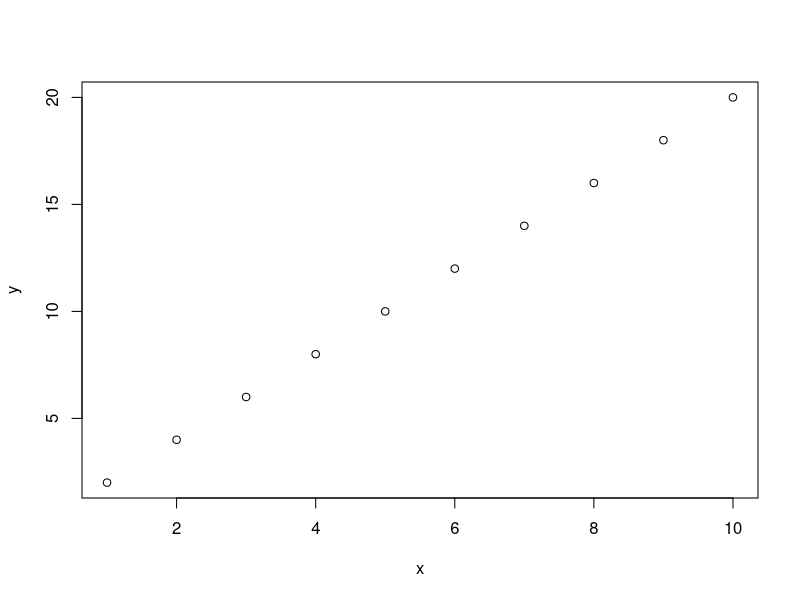
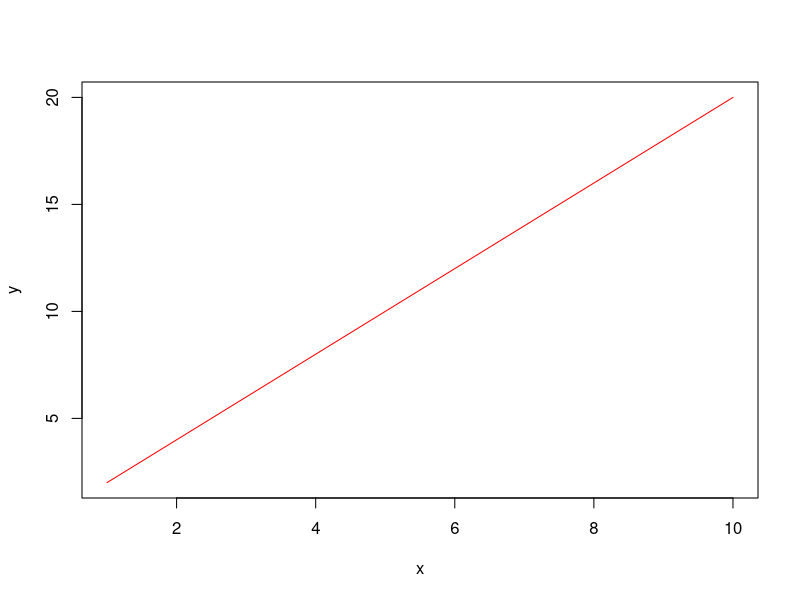

Recreate these plots in R, in order.
## ---- chunk 1

x <- c(1,2,3,4,5) # Create an array of numbers to sum
sum_x <- sum(x) # Sum the numbers contained in 'x', and save the result as a new variable 'sum_x'

## ---- chunk 2
function_name <- function(arg1, arg2){
        # function body, e.g. 
        print(paste(arg1, arg2))
}

## ---- chunk 3

add_two <- function(x){ # On this line we've named our function 'add_two', and have included 'x' as an input variable (a function argument)
  
  # This function takes the argument 'x', and adds 2 to it
  result <- x + 2
  return(result) # The output of the function
  
}

## ---- chunk 4

add_two(3) # Calling the function by itself prints the result to the console
result <- add_two(3) # Alternatively the result can be saved as a new variable

## ---- chunk 5

add_two <- function(x){
  
  result <- x + 2
  
}

result <- add_two(3)

## ---- chunk 6

sum_squares <- function(x, y){
  
  result <- x^2 + y^2
  return(result)
  
}

z <- sum_squares(3, 5)

## ---- chunk 7

sum_squares(x=3, y=5)
sum_squares(y=5, x=3)

## ---- chunk 8

mod_x <- function(x){
  
  if(x < 0){
    return(-x)
  }
  else{
    return(x)
  }
  
}

x <- -5
mod_x(x)

## ---- chunk 9

odd_or_even <- function(x){
  
  if((x %% 2) == 0){
    print("The number is even.")
  }
  else if((x %% 2) == 1) {
    print("The number is odd.")
  }

}

odd_or_even(x=4)

## ---- chunk 10

# odd_or_even(x=1.5)
# odd_or_even(x="a")
# odd_or_even(x=c(1,2,3))

## ---- chunk 11

odd_or_even <- function(x){
  
  if (length(x) > 1){
    stop("The argument is not a single number.")
  }
  else if (!is.numeric(x)){
    stop("The argument is not a number.")
  }
  else if((x %% 2) == 0){
    print("The number is even.")
  }
  else if((x %% 2) == 1) {
    print("The number is odd.")
  }
  else{
    stop("The number is not an integer.")
  }

}

## ---- chunk 12

# odd_or_even(x=1.5)
# odd_or_even(x="a")
# odd_or_even(x=c(1,2,3))

## ---- chunk 13

add_a_number <- function(x, y=NULL){ # y is the optional input, with a default value of NULL
  
  if(!is.null(y)){
    return(x + y)
  }
  else{
    return(x)
  }
  
}

add_a_number(x=6)
add_a_number(x=6, y=7)

## ---- chunk 14

sum_powers <- function(x, y, z=2){
  
  result <- x^z + y^z
  return(result)
  
}

sum_powers(x=3, y=5)
sum_powers(x=3, y=5, z=3)

## ---- chunk 15

plot_x_and_y <- function(x, y, ...){
  
  plot(x, y, ...)
  
}

x <- 1:10
y <- (1:10) * 2

## ---- chunk 16

plot_x_and_y(x, y)

## ---- chunk 17

plot_x_and_y(x, y, col='red', type='l')

## ---- chunk 18

generalise_names <- function(names){
  
  library(stringr)
  
  names <- tolower(names) # Converts any uppercase letters to lowercase
  names <- stringr::str_trim(names) # Trim any blank spaces at the start or end of each string
  names <- stringr::str_replace_all(names, " ", "_") # Replaces spaces with an underscore
  names <- stringr::str_replace_all(names, "[^A-Za-z0-9]", "_") # Replaces anything that isn't a letter or number with an underscore
  names <- stringr::str_replace_all(names, "([_])\\1+", "\\1") # Replaces repeated underscores with a single underscore
  names <- stringr::str_replace_all(names, "^\\_+|\\_+$", "") # Removes any underscores at the beginning or end of the string
  
  return(names)
}

names <- c("Option 1", "   Option (1)", "Option: 1", "option 1", "OPTION - 1")

generalise_names(names)

